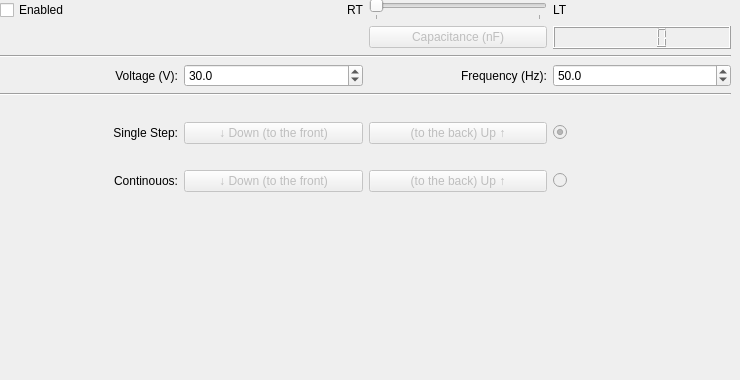
        <widget class="QWidget" name="tab_7">
         <attribute name="title">
          <string>y-Axis</string>
         </attribute>
         <widget class="QWidget" name="gridLayoutWidget_5">
          <property name="geometry">
           <rect>
            <x>0</x>
            <y>0</y>
            <width>731</width>
            <height>371</height>
           </rect>
          </property>
          <layout class="QGridLayout" name="gridLayout_5">
           <item row="2" column="0" colspan="4">
            <widget class="Line" name="line_9">
             <property name="orientation">
              <enum>Qt::Horizontal</enum>
             </property>
            </widget>
           </item>
           <item row="6" column="2">
            <widget class="QLabel" name="label_37">
             <property name="text">
              <string/>
             </property>
             <property name="alignment">
              <set>Qt::AlignRight|Qt::AlignTrailing|Qt::AlignVCenter</set>
             </property>
            </widget>
           </item>
           <item row="6" column="1">
            <widget class="QLabel" name="label_38">
             <property name="text">
              <string/>
             </property>
            </widget>
           </item>
           <item row="3" column="2">
            <widget class="QLabel" name="label_39">
             <property name="text">
              <string>Frequency (Hz):</string>
             </property>
             <property name="alignment">
              <set>Qt::AlignRight|Qt::AlignTrailing|Qt::AlignVCenter</set>
             </property>
            </widget>
           </item>
           <item row="3" column="1">
            <widget class="QDoubleSpinBox" name="Voltage_doubleSpinBox_5">
             <property name="decimals">
              <number>1</number>
             </property>
             <property name="maximum">
              <double>60.000000000000000</double>
             </property>
             <property name="value">
              <double>30.000000000000000</double>
             </property>
            </widget>
           </item>
           <item row="7" column="2">
            <widget class="QPushButton" name="single_up_pushButton_5">
             <property name="enabled">
              <bool>false</bool>
             </property>
             <property name="text">
              <string>(to the back) Up ↑</string>
             </property>
            </widget>
           </item>
           <item row="1" column="2">
            <widget class="QPushButton" name="Capacitance_Button_5">
             <property name="enabled">
              <bool>false</bool>
             </property>
             <property name="text">
              <string>Capacitance (nF)</string>
             </property>
            </widget>
           </item>
           <item row="1" column="3">
            <widget class="QLCDNumber" name="lcdNumber_5"/>
           </item>
           <item row="9" column="1">
            <widget class="QPushButton" name="cont_down_pushButton_5">
             <property name="enabled">
              <bool>false</bool>
             </property>
             <property name="text">
              <string>↓ Down (to the front)</string>
             </property>
             <property name="checkable">
              <bool>true</bool>
             </property>
            </widget>
           </item>
           <item row="3" column="3">
            <widget class="QDoubleSpinBox" name="Frequency_doubleSpinBox_5">
             <property name="decimals">
              <number>1</number>
             </property>
             <property name="maximum">
              <double>1000.000000000000000</double>
             </property>
             <property name="value">
              <double>50.000000000000000</double>
             </property>
            </widget>
           </item>
           <item row="3" column="0">
            <widget class="QLabel" name="label_40">
             <property name="text">
              <string>Voltage (V):</string>
             </property>
             <property name="alignment">
              <set>Qt::AlignRight|Qt::AlignTrailing|Qt::AlignVCenter</set>
             </property>
            </widget>
           </item>
           <item row="7" column="1">
            <widget class="QPushButton" name="single_down_pushButton_5">
             <property name="enabled">
              <bool>false</bool>
             </property>
             <property name="text">
              <string>↓ Down (to the front)</string>
             </property>
            </widget>
           </item>
           <item row="7" column="0">
            <widget class="QLabel" name="label_41">
             <property name="text">
              <string>Single Step:</string>
             </property>
             <property name="alignment">
              <set>Qt::AlignRight|Qt::AlignTrailing|Qt::AlignVCenter</set>
             </property>
            </widget>
           </item>
           <item row="5" column="0" colspan="4">
            <widget class="Line" name="line_10">
             <property name="orientation">
              <enum>Qt::Horizontal</enum>
             </property>
            </widget>
           </item>
           <item row="9" column="2">
            <widget class="QPushButton" name="cont_up_pushButton_5">
             <property name="enabled">
              <bool>false</bool>
             </property>
             <property name="text">
              <string>(to the back) Up ↑</string>
             </property>
             <property name="checkable">
              <bool>true</bool>
             </property>
            </widget>
           </item>
           <item row="10" column="0">
            <spacer name="verticalSpacer_5">
             <property name="orientation">
              <enum>Qt::Vertical</enum>
             </property>
             <property name="sizeHint" stdset="0">
              <size>
               <width>20</width>
               <height>40</height>
              </size>
             </property>
            </spacer>
           </item>
           <item row="9" column="0">
            <widget class="QLabel" name="label_42">
             <property name="text">
              <string>Continouos:</string>
             </property>
             <property name="alignment">
              <set>Qt::AlignRight|Qt::AlignTrailing|Qt::AlignVCenter</set>
             </property>
            </widget>
           </item>
           <item row="8" column="0">
            <widget class="QLabel" name="label_43">
             <property name="text">
              <string/>
             </property>
            </widget>
           </item>
           <item row="0" column="0">
            <widget class="QCheckBox" name="axis_enabled_checkBox_5">
             <property name="text">
              <string>Enabled</string>
             </property>
            </widget>
           </item>
           <item row="0" column="2">
            <widget class="QSlider" name="T_Slider_5">
             <property name="sizePolicy">
              <sizepolicy hsizetype="Minimum" vsizetype="Fixed">
               <horstretch>0</horstretch>
               <verstretch>0</verstretch>
              </sizepolicy>
             </property>
             <property name="maximum">
              <number>1</number>
             </property>
             <property name="pageStep">
              <number>1</number>
             </property>
             <property name="orientation">
              <enum>Qt::Horizontal</enum>
             </property>
             <property name="tickPosition">
              <enum>QSlider::TicksBelow</enum>
             </property>
            </widget>
           </item>
           <item row="0" column="1">
            <widget class="QLabel" name="label_44">
             <property name="text">
              <string>RT</string>
             </property>
             <property name="alignment">
              <set>Qt::AlignRight|Qt::AlignTrailing|Qt::AlignVCenter</set>
             </property>
            </widget>
           </item>
           <item row="0" column="3">
            <widget class="QLabel" name="label_45">
             <property name="text">
              <string>LT</string>
             </property>
            </widget>
           </item>
           <item row="7" column="3">
            <widget class="QRadioButton" name="single_radioButton_5">
             <property name="enabled">
              <bool>false</bool>
             </property>
             <property name="text">
              <string/>
             </property>
             <property name="checkable">
              <bool>true</bool>
             </property>
             <property name="checked">
              <bool>true</bool>
             </property>
            </widget>
           </item>
           <item row="9" column="3">
            <widget class="QRadioButton" name="cont_radioButton_5">
             <property name="enabled">
              <bool>false</bool>
             </property>
             <property name="text">
              <string/>
             </property>
            </widget>
           </item>
          </layout>
         </widget>
        </widget>
